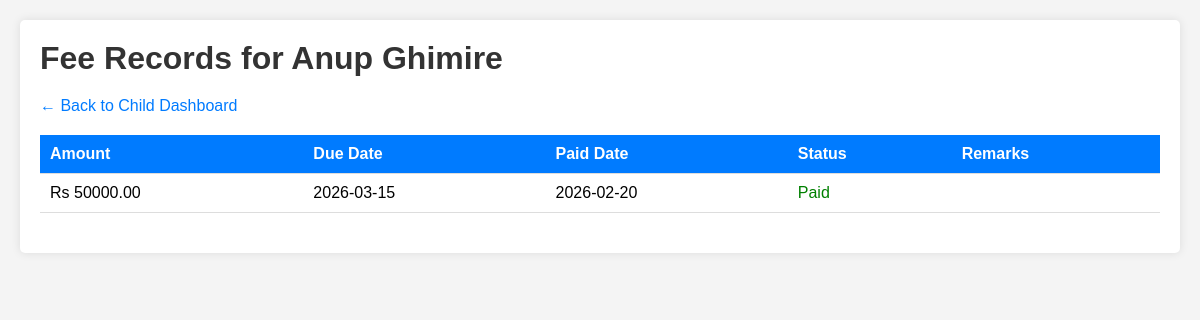
Screenshot of /parent/child_fees.php?student_id=2 (signed in) with the database file from the repository.
### tables this page shows
CREATE TABLE `students` (
  `id` int(11) NOT NULL,
  `student_id` varchar(20) NOT NULL,
  `name` varchar(100) NOT NULL,
  `email` varchar(100) DEFAULT NULL,
  `phone` varchar(15) DEFAULT NULL,
  `class` varchar(10) NOT NULL,
  `section` varchar(5) DEFAULT NULL,
  `roll_no` int(11) DEFAULT NULL,
  `address` text DEFAULT NULL,
  `password` varchar(255) NOT NULL,
  `created_at` timestamp NOT NULL DEFAULT current_timestamp()
);

CREATE TABLE `fees` (
  `id` int(11) NOT NULL,
  `student_id` int(11) NOT NULL,
  `amount` decimal(10,2) NOT NULL,
  `due_date` date NOT NULL,
  `paid_date` date DEFAULT NULL,
  `status` enum('paid','pending') DEFAULT 'pending',
  `remarks` text DEFAULT NULL
);

### parent/child_fees.php (the view, shortened to what this page needs)
<?php
include '../config.php';
$student_id = isset($_GET['student_id']) ? intval($_GET['student_id']) : 0;
$student_sql = "SELECT name FROM students WHERE id = $student_id";
$student_res = mysqli_query($conn, $student_sql);
$student = mysqli_fetch_assoc($student_res);
$fees_sql = "SELECT * FROM fees WHERE student_id = $student_id ORDER BY due_date DESC";
$fees_res = mysqli_query($conn, $fees_sql);
?>
<!DOCTYPE html>
<html>
<head>
    <link rel="stylesheet" href="../css/style.css">
</head>
<body>
    <div class="container">
        <h1>Fee Records for <?php echo $student['name']; ?></h1>
        <p><a href="view_child.php?student_id=<?php echo $student_id; ?>">← Back to Child Dashboard</a></p>
        <?php if (mysqli_num_rows($fees_res) > 0): ?>
            <table>
                <tr>
                    <th>Amount</th>
                    <th>Due Date</th>
                    <th>Paid Date</th>
                    <th>Status</th>
                    <th>Remarks</th>
                </tr>
                <?php while ($row = mysqli_fetch_assoc($fees_res)): ?>
                <tr>
                    <td>Rs <?php echo $row['amount']; ?></td>
                    <td><?php echo $row['due_date']; ?></td>
                    <td><?php echo $row['paid_date'] ?? '-'; ?></td>
                    <td>
                        <?php if ($row['status'] == 'paid'): ?>
                            <span style="color:green;">Paid</span>
                        <?php else: ?>
                            <span style="color:red;">Pending</span>
                        <?php endif; ?>
                    </td>
                    <td><?php echo $row['remarks'] ?? '-'; ?></td>
                </tr>
                <?php endwhile; ?>
            </table>
        <?php else: ?>
            <p>No fee records found.</p>
        <?php endif; ?>
    </div>
</body>
</html>

### css/style.css (style rules this page uses)
* { margin: 0; padding: 0; box-sizing: border-box; }
body { font-family: Arial, sans-serif; background: #f4f4f4; padding: 20px; }
.container { max-width: 1200px; margin: 0 auto; background: white; padding: 20px; border-radius: 5px; box-shadow: 0 0 10px rgba(0,0,0,0.1); }
h1, h2, h3 { color: #333; margin-bottom: 20px; }
table { width: 100%; border-collapse: collapse; margin: 20px 0; }
th, td { padding: 10px; text-align: left; border-bottom: 1px solid #ddd; }
th { background: #007bff; color: white; }
a { color: #007bff; text-decoration: none; }

### rows the page displays
students: name "Anup Ghimire"
fees: amount "50000.00", due_date "2026-03-15", paid_date "2026-02-20", status "Paid"
